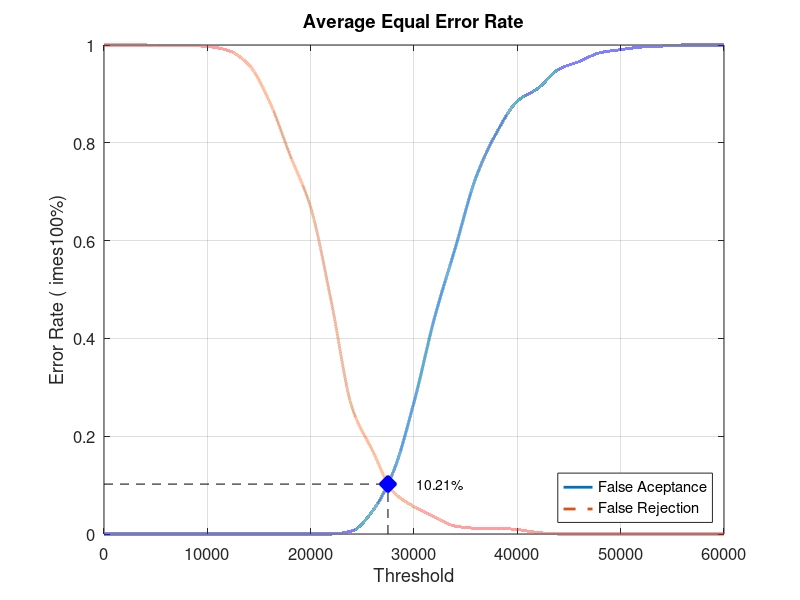
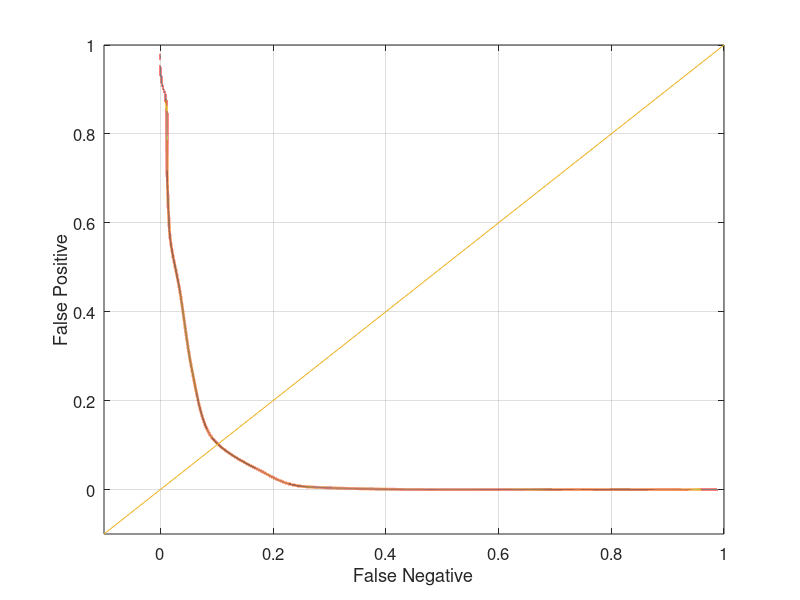

These figures' MATLAB source, in order:
close all;
clear;
clc;
x = 0:2000:60000;
xq = 0:0.5:60000;

y0 = [0 0 0 0 0 0 0 0 0 0 0 0 0.00631579 0.0473684 0.127368 0.269474 0.443158 0.585263 0.729474 0.821053 0.885263 0.911579 0.950526 0.966316 0.98421 0.990526 0.995789 0.997895 1 1 1]
yy0 = interp1(x, y0, xq, 'pchip');
y1 = [1 1 1 0.999 0.999 0.997 0.989 0.96 0.885 0.775 0.668 0.475 0.259 0.17 0.086 0.056 0.035 0.016 0.012 0.012 0.009 0.003 0 0 0 0 0 0 0 0 0]
yy1 = interp1(x, y1, xq, 'pchip');

% Calculating EER: 
y2 = abs(y0 - y1);
find(y2 == min(y2))
yy2 = abs(yy0 - yy1);
xEER = find(yy2 == min(yy2));
xEERIndex = xq(xEER) % X-axis EER
yEER = yy0(xEER) % Y-axis EER

main = figure
plot(xq, yy0,'-','LineWidth', 2);	hold on
plot(xq, yy1,'--','LineWidth', 2);	hold on
plot([xEERIndex xEERIndex], [0 yEER], 'k--');	hold on
plot([0 xEERIndex], [yEER yEER], 'k--');	hold on
plot(xEERIndex, yEER, 'bx', 'LineWidth', 10);	hold on
text(xEERIndex + 10 * xEERIndex / 100, yEER, [num2str(round((10000 * yEER)) / 100) '%'])
legend('False Aceptance', 'False Rejection', 'Location', 'SouthEast')
xlabel('Threshold')
ylabel('Error Rate (	imes100%)')
title('Average Equal Error Rate')
set(gca, 'FontSize', 12)
axis([0 60000 0 1])
grid on

print(main, 'Database4AverageMain', '-dpng');
FNRxFPR = figure('Color', [1 1 1]);
plot(yy1, yy0, '-', yy1, yy0, 'LineWidth', 2);
hold on
y = -0.1:0.1:1
plot(y, y); 
set(gca, 'FontSize', 12)
xlabel('False Negative')
ylabel('False Positive')
axis([-0.1 1 -0.1 1])
set(gca, 'FontSize', 12)
grid on

print(FNRxFPR, 'Database4AverageFNRxFPR','-dpng');
